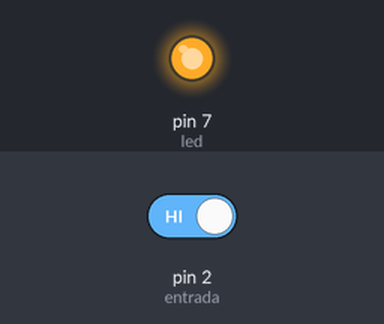
A sketch run on a simulated Arduino Uno, built with avr-gcc and run on an emulated ATmega328P. Shown: output pins drawn as LEDs (lit = HIGH). Dashed ring = blinking. The test bench sets the inputs (shaded band); at power-on: pin 2 (entrada) HIGH.

Above: at 1.2 s.
1.3 s: pin 2 (entrada) driven LOW
At 4.2 s:
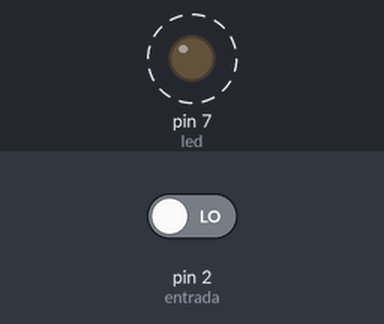
4.3 s: pin 2 (entrada) driven HIGH
At 5.2 s:
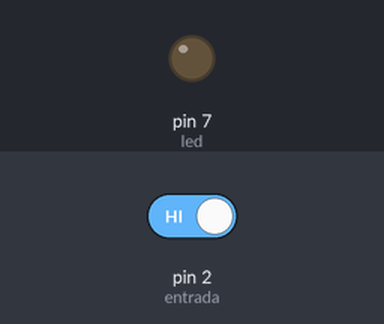
Timing chart, 0 to 7.3 s (numbered marks = the images above; inputs shaded):
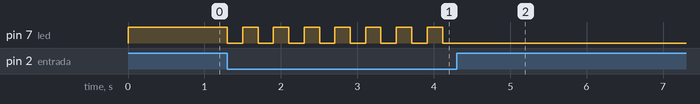

Measured:
- after the input at 1.3 s, pin 7 (led): alternates HIGH for 0.20 s and LOW for 0.20 s, starting at once
- after the input at 4.3 s, pin 7 (led): stops changing and stays LOW

The sketch:

3_Debounce.ino
```cpp
/*
 * Perla Celaya
 * AETEL
 * Curso Arduino para principiantes
 * Version 1.0
 */
int led = 7; //pin al que conectaremos el led
int entrada = 2; //pin al que conectaremos la resistencia de pull-up
int estado=HIGH;
long time =0; // variable en la que se guardara el ultimo tiempo en el que se ha hecho toggle
long debounce = 200; // tiempo prudente a esperar para el rebote

void setup() {

  pinMode(led,OUTPUT);
  pinMode(entrada,INPUT);
  digitalWrite(led,HIGH); // Ponemos que el led este siempre encendido, lo apagaremos mas adelante

}

void loop() {

  if( digitalRead(entrada) == LOW && millis() - time > debounce){ // si el interruptor esta pulsado entra en el if
   if(estado==HIGH){ //si el estado estaba en high ( al inicio si esta en high porque lo declaramos asi) cambia el estado a low
    estado=LOW;
   }else{ // si el esatdo esta en low lo cambia a high
    estado=HIGH;
   }
   time=millis();
  }

  digitalWrite(led,estado); // el led se enciende o se apaga segun el estado

}

/*
 * NOTA
 * se usa long para la variable time y debounce porque el tiempo puede medir mas de lo que puede ocupar en un int
 * la funcion millis() retorna el tiempo que ha pasado desde que se ha ejecutado el programa, nosotros lo usamos para ir comparando el tiempo con debounce
 */
```
